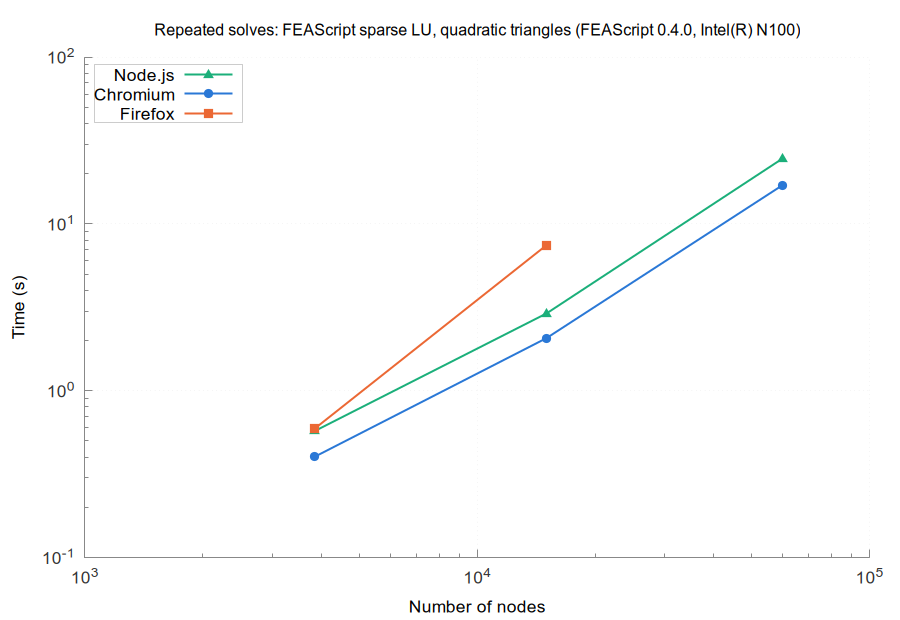

Write gnuplot code to recreate this figure.
set terminal pngcairo size 900,620 font 'Arial,13'
set border 3 lc rgb '#888888'; set tics nomirror tc rgb '#333333'
set grid lc rgb '#e6e6e6' lw 1; set key top left box lc rgb '#cccccc' opaque
set logscale xy; set format y '10^{%L}'; set format x '10^{%L}'
set output 'browsers_FEAScript_sparse_LU_quadratic_triangles_repeated.png'
set title 'Repeated solves: FEAScript sparse LU, quadratic triangles (FEAScript 0.4.0, Intel(R) N100)' font 'Arial,12'
set xlabel 'Number of nodes'
set ylabel 'Time (s)'
plot 'browsers_FEAScript_sparse_LU_quadratic_triangles_repeated_node.dat' u 1:2 w lp lw 2 pt 9 ps 1.2 lc rgb '#1baf7a' t 'Node.js', \
     'browsers_FEAScript_sparse_LU_quadratic_triangles_repeated_chromium.dat' u 1:2 w lp lw 2 pt 7 ps 1.2 lc rgb '#2a78d6' t 'Chromium', \
     'browsers_FEAScript_sparse_LU_quadratic_triangles_repeated_firefox.dat' u 1:2 w lp lw 2 pt 5 ps 1.2 lc rgb '#eb6834' t 'Firefox'
